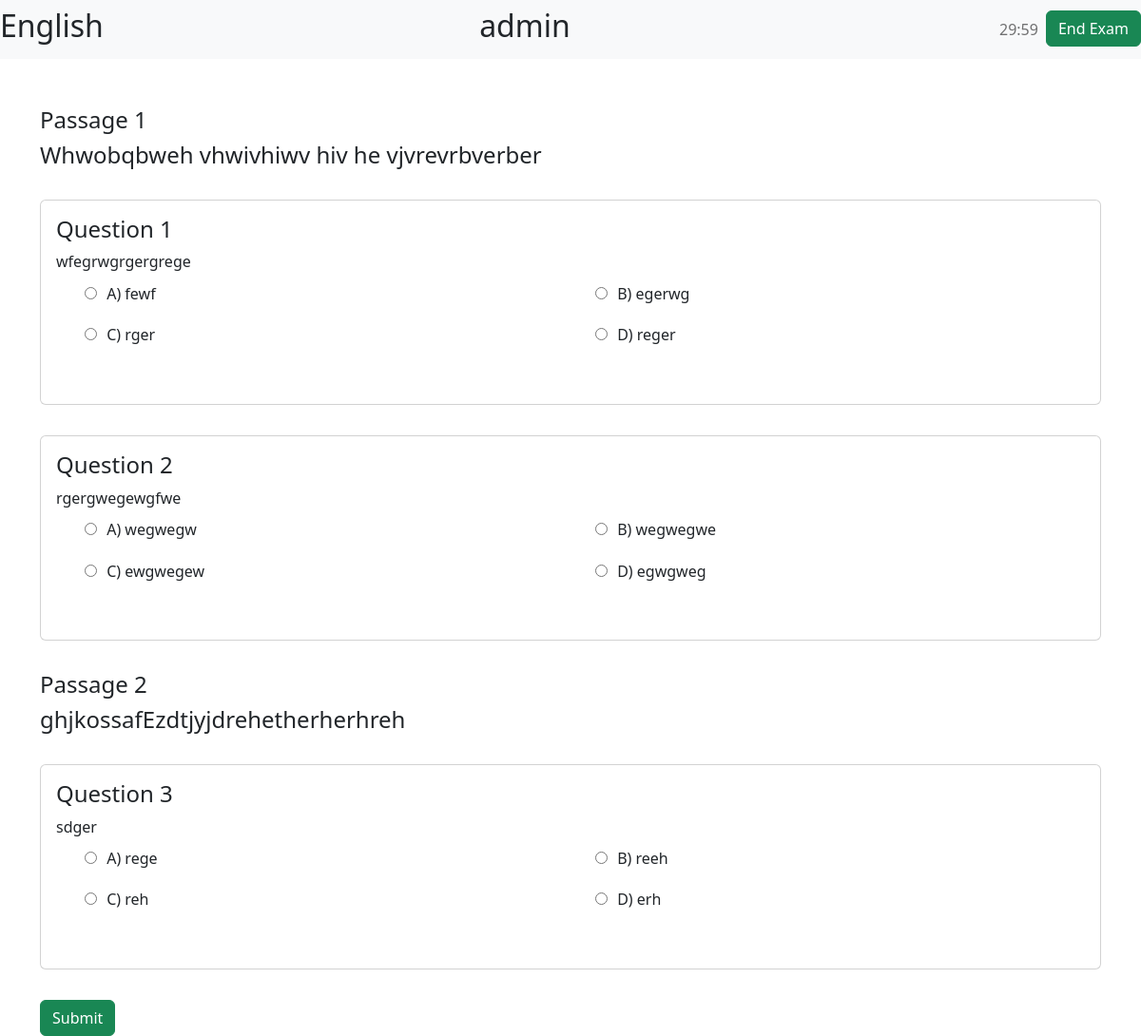
Page /english/ (signed in) on the committed database.
### exam/models.py (models this page shows, shortened)
class  Essay(models.Model):
    essay=models.TextField()

class English(models.Model):
    essay=models.ForeignKey(Essay,on_delete=models.CASCADE)
    Quest=models.TextField()
    op1=models.CharField(max_length=100)
    op2=models.CharField(max_length=100)
    op3=models.CharField(max_length=100)
    op4=models.CharField(max_length=100)
    ans=models.CharField(max_length=100)

### exam/views.py (the view)
# urls.py: path('english/',views.english,name='english'),
@login_required(login_url="login")
def english(request):
    eng=English.objects.all()
    essay=Essay.objects.all()
    context={
        "eng":eng,
        "essay":essay
    }
    return render(request,"exam/engliah.html",context)

### exam/templates/exam/engliah.html (shortened to what this page needs)
<!DOCTYPE html>
<html lang="en">
<head>
    {% load static %}
    <link href="https://cdn.jsdelivr.net/npm/bootstrap@5.2.2/dist/css/bootstrap.min.css" rel="stylesheet">
    <link rel="stylesheet" href="{% static 'exam/css/index.css' %}">
</head>
<body>
    <header class="container ">
        <nav class="navbar navbar-expand-sm bg-light justify-content-space-around">
            <h2>English</h2>
            <h2>{{user.username}}</h2>
            <ul class="navbar-nav">
                <li class="nav-item">
                    <a class="nav-link timer" href="" id="timer"></a>
                </li>
                <a href="{% url 'instruction' %}"><button class="btn btn-success" onClick="getanswer();dosomething();">End Exam</button></a>
            </ul>
        </nav>
    </header>
    <main>
        <div class="container mt-5">
            <div class="container-wrapper pt-5">
                {% for e in essay%}
                <h4>Passage {{e.pk}}</h4>
                <h4>{{e.essay}}</h4>
                    {% for m in e.english_set.all  %}
                    <div class="card">
                        <div class="card-body">
                            <h4>Question {{m.pk}}</h4>
                            <div class="card-text">
                                    {{m.Quest}}
                                    <ul class="row">
                                        <li class="col-md-6 rb">
                                            <input type="radio" value="{{m.op1}}" name='{{m.pk}}'>
                                            <label for="a">A) {{m.op1}}</label>
                                        </li>
                                        <li class="col-md-6 rb">
                                            <input type="radio" value="{{m.op2}}" name='{{m.pk}}'>
                                            <label for="b">B) {{m.op2}}</label>
                                        </li>
                                        <li class="col-md-6 rb">
                                            <input type="radio" value="{{m.op3}}" name='{{m.pk}}'>
                                            <label for="c">C) {{m.op3}}</label>
                                        </li>
                                        <li class="col-md-6 rb">
                                            <input type="radio" value="{{m.op4}}" name='{{m.pk}}'>
                                            <label for="d">D) {{m.op4}}</label>
                                        </li>
                                        <li class="col-md-6 rb">
                                        </li>
                                    </ul>
                            </div>
                        </div>
                    </div>
                    {% endfor%}
                {% endfor %}
                <a href="{% url 'instruction' %}"><button class="btn btn-success" value="submit" id="b1" onClick="getanswer();dosomething();">Submit</button></a>
            </div>
        </div>
    </main>
</body>
</html>

### exam/static/exam/css/index.css (style rules this page uses)
body { margin-top: 2rem; }
.navbar { justify-content: space-between; width: 100%; position: fixed; left: 0; top: 0; z-index: 100; }
.navbar .navbar-nav { justify-content: space-around; }
.container-wrapper { margin-top: 4rem; }
.nav-item { padding-left: 3rem; }
.card { margin: 2rem 0; }
.row { list-style-type: none; }
label { padding-left: .4rem; }
.col-md-6 { padding: .6rem; }

### rows in the picture
Essay: pk "1", essay "Whwobqbweh vhwivhiwv hiv he vjvrevrbverber"
English: pk "1", Quest "wfegrwgrgergrege", op1 "fewf", op2 "egerwg", op3 "rger", op4 "reger"
English: pk "2", Quest "rgergwegewgfwe", op1 "wegwegw", op2 "wegwegwe", op3 "ewgwegew", op4 "egwgweg"
Essay: pk "2", essay "ghjkossafEzdtjyjdrehetherherhreh"
English: pk "3", Quest "sdger", op1 "rege", op2 "reeh", op3 "reh", op4 "erh"

### other values in the picture
{{ user.username }} "admin"
